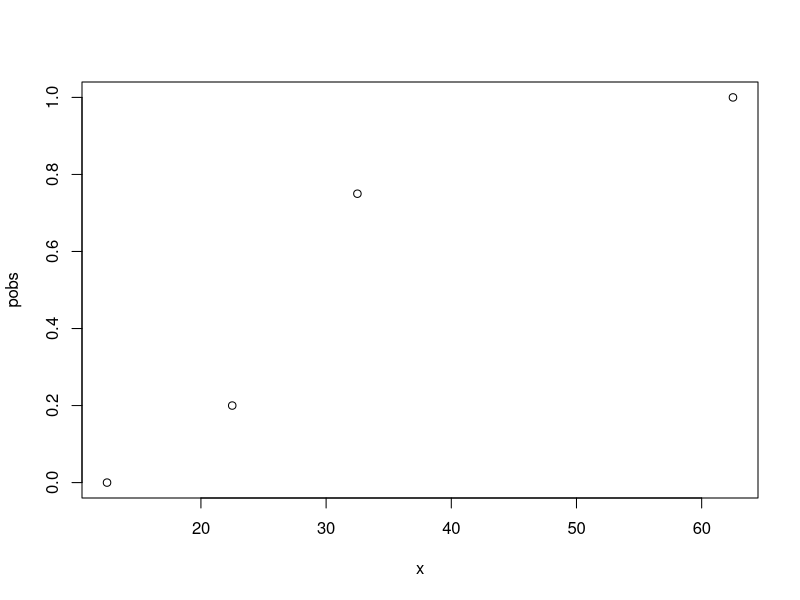
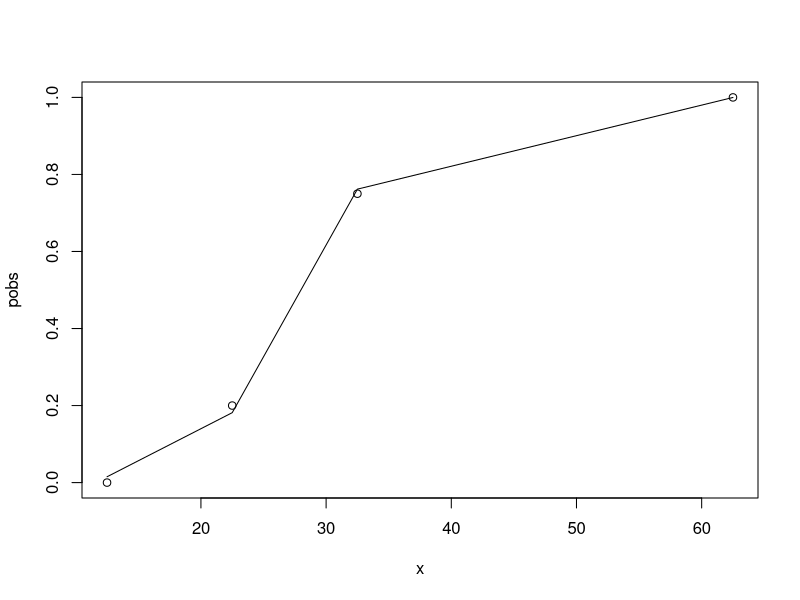

R code for these plots, in order:
#!/usr/bin/env Rscript

# Exercícios
# 1.1 Análise dos dados sobre a maturação do peixe-galo
#
# a. Crie vetores para as variáveis total e maturos, e também
# um objeto x com os valores correspondentes aos pontos médios 
# das classes de comprimento.
#
# Total
n <- c(3, 5, 4, 5)
#
# Maturos
y <- c(0, 1, 3, 5)
#
# Pontos médios
x <- c(12.5, 22.5, 32.5, 62.5)


# b. Calcule a proporção de fêmeas maturas observada em cada
# classe de comprimento e armazene os resultados em um vetor
# pobs.
pobs <- y/n

# c. Dadas as estimativas de verossimilhança:
# β0 = 1.1630 e β1 = 0.2669
# e o modelo que relaciona estas estimativas e a proporção de 
# fêmeas maturas:
# p = exp(β0 + β1(x - 32.5))/(1 + exp(β0 + β1(x - 32.5)))
# Calcule o vetor p que deve conter a estimativa da proporção
# de fêmeas maturas por classe de comprimento segundo o modelo
# ajustado:
β0 = 1.1630
β1 = 0.2669
p <- exp(β0 + β1*(x - 32.5))/(1 + exp(β0 + β1*(x - 32.5)))

# d. Use a função plot() e construa um diagrama de dispersão para
# visualizar a relação entre o comprimento (vetor x com o ponto médio
# das classes) e a proporção de fêmeas maturas, objeto pobs
plot(x, pobs)

# e. Sobreponha aos dados observados uma linha com o ajuste do modelo.
# Para isso, use o comando lines(x, p) logo após a linha de comando com
# a função plot() utilizada para construir o diagrama de dispersão.
plot(x, pobs)
lines(x, p)
